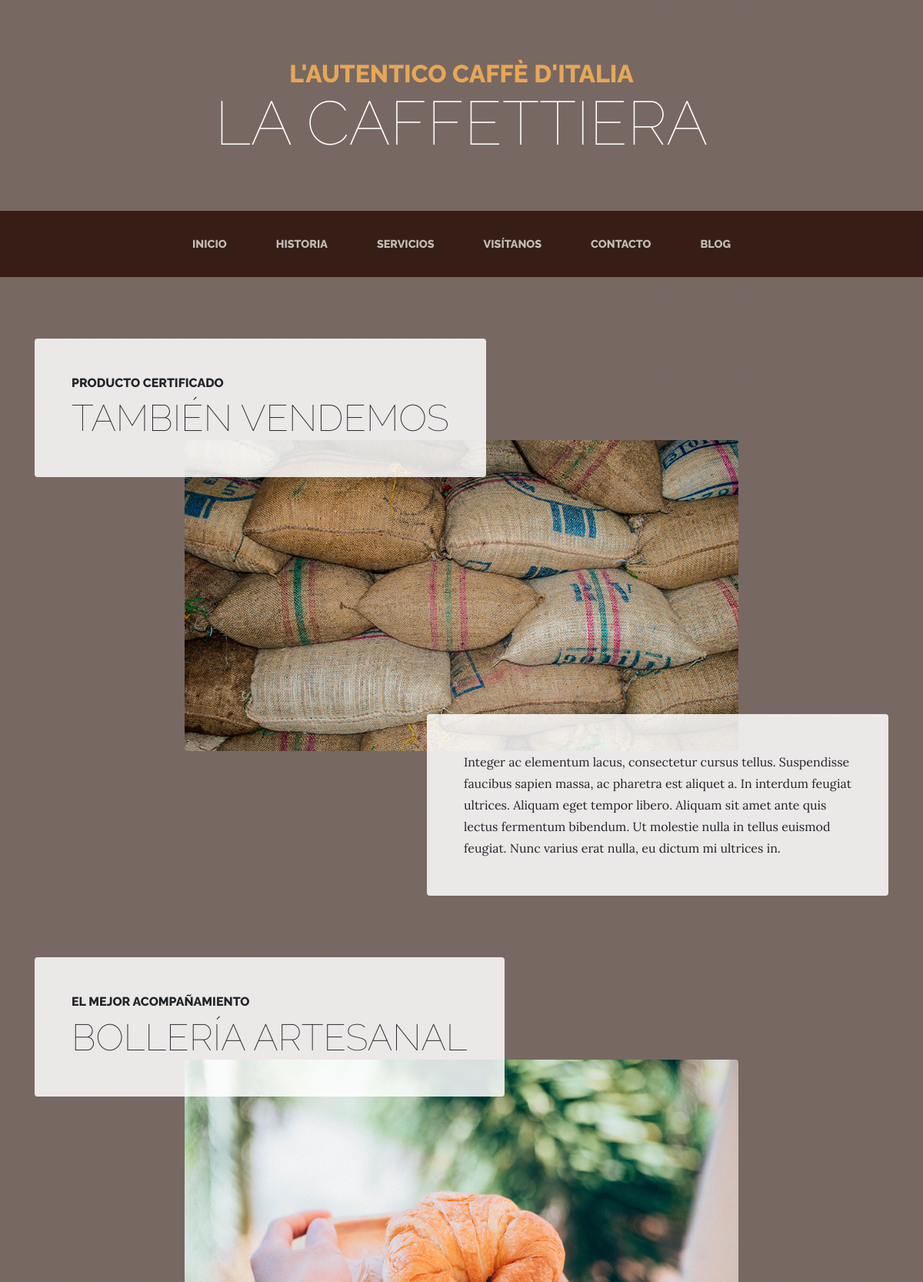
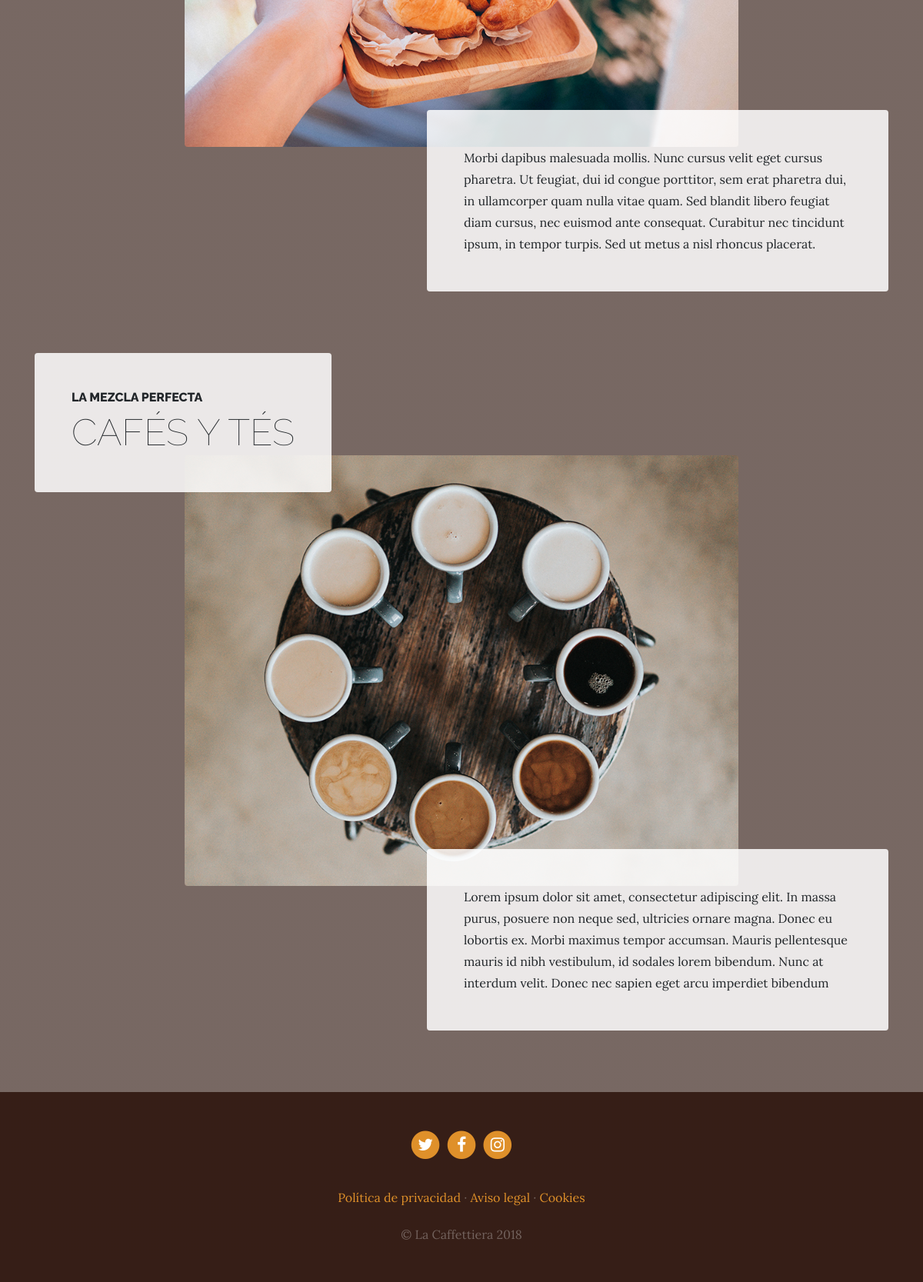
The app's page /services/services/ with its own data (2 pictures, top to bottom).
### services/models.py (models this page shows, shortened)
class Service(models.Model):
    title = models.CharField(max_length=200, verbose_name="Titulo")
    subtitle = models.CharField(max_length=200, verbose_name="Subtitulo")
    content = models.TextField(verbose_name="Contenido")
    image = models.ImageField(verbose_name="Imagen", upload_to="services")
    created = models.DateTimeField(auto_now_add=True, verbose_name="Fecha de creacion")
    updated = models.DateTimeField(auto_now=True, verbose_name="Fecha de edicion")
    class Meta:
        verbose_name = "servicio"
        verbose_name_plural = "servicios"
        ordering = ['-created']

### services/views.py (the view)
# urls.py: path('services/', include('services.urls')),
def services(request):
    services = Service.objects.all()
    return render(request, "services/services.html", {'services':services})

### social/processors.py (called while the page is built)
def ctx_dict(request):
    ctx = {}
    links = Link.objects.all()
    for link in links:
        ctx[link.key] = link.url
    return ctx

### services/templates/services/services.html (shortened to what this page needs)
{% extends 'core/base.html' %}
{% load static %}
{% block content %}
{% for service in services %}
<section class="page-section">
  <div class="container">
    <div class="product-item">
      <div class="product-item-title d-flex">
        <div class="bg-faded p-5 d-flex mr-auto rounded">
          <h2 class="section-heading mb-0">
            <span class="section-heading-upper">{{service.subtitle}}</span>
            <span class="section-heading-lower">{{service.title}}</span>
          </h2>
        </div>
      </div>
      <img class="product-item-img mx-auto d-flex rounded img-fluid mb-3 mb-lg-0" src="{{service.image.url}}" alt="">
      <div class="product-item-description d-flex ml-auto">
        <div class="bg-faded p-5 rounded">
          <p class="mb-0">{{service.content}}</p>
        </div>
      </div>
    </div>
  </div>
</section>
{% endfor %}
{% endblock %}

### core/templates/core/base.html (shortened to what this page needs)
<!DOCTYPE html>
<html lang="es">
  <head>
    {% load static %}
    <link href="{% static 'core/vendor/bootstrap/css/bootstrap.min.css' %}" rel="stylesheet">
    <link href="{% static 'core/vendor/font-awesome/css/font-awesome.min.css' %}" rel="stylesheet" type="text/css">
    <link href="{% static 'core/css/business-casual.css' %}" rel="stylesheet">
  </head>
  <body>
    <h1 class="site-heading text-center text-white d-none d-lg-block">
      <span class="site-heading-upper text-primary mb-3">L'autentico caffè d'italia</span>
      <span class="site-heading-lower">La Caffettiera</span>
    </h1>
    <nav class="navbar navbar-expand-lg navbar-dark py-lg-4" id="mainNav">
      <div class="container">
        <div class="collapse navbar-collapse" id="navbarResponsive">
          <ul class="navbar-nav mx-auto">
            <li class="nav-item {% if request.path == '/' %}active{% endif %} px-lg-4">
              <a class="nav-link text-uppercase text-expanded" href="{% url 'home' %}">Inicio</a>
            </li>
            <li class="nav-item px-lg-4 {% if request.path == '/about/' %}active{% endif %}">
              <a class="nav-link text-uppercase text-expanded" href="{% url 'about' %}">Historia</a>
            </li>
            <li class="nav-item px-lg-4 {% if request.path == '/services/' %}active{% endif %}">
              <a class="nav-link text-uppercase text-expanded" href="{% url 'services' %}">Servicios</a>
            </li>
            <li class="nav-item px-lg-4 {% if request.path == '/store/' %}active{% endif %}">
              <a class="nav-link text-uppercase text-expanded" href="{% url 'store' %}">Visítanos</a>
            </li>
            <li class="nav-item px-lg-4 {% if request.path == '/contact/' %}active{% endif %}">
              <a class="nav-link text-uppercase text-expanded" href="{% url 'contact' %}">Contacto</a>
            </li>
            <li class="nav-item px-lg-4 {% if request.path|slice:":6" == '/blog/' %}active{% endif %}">
              <a class="nav-link text-uppercase text-expanded" href="{% url 'blog' %}">Blog</a>
            </li>
          </ul>
        </div>
      </div>
    </nav>
    {% block content %} {% endblock %}
    <footer class="footer text-faded text-center py-5">
      <div class="container">
        <p class="m-0">
        {% if LINK_TWITTER %}
	        <a href="{{LINK_TWITTER}}" class="link">
	          <span class="fa-stack fa-lg">
	            <i class="fa fa-circle fa-stack-2x"></i>
	            <i class="fa fa-twitter fa-stack-1x fa-inverse"></i>
	          </span>
	        </a>
        {% endif %}
          {% if LINK_FACEBOOK %}
	        <a href="{{LINK_FACEBOOK}}" class="link">
	          <span class="fa-stack fa-lg">
	            <i class="fa fa-circle fa-stack-2x"></i>
	            <i class="fa fa-facebook fa-stack-1x fa-inverse"></i>
	          </span>
	        </a>
        {% endif %}
        {% if LINK_INSTAGRAM %}
	        <a href="{{LINK_INSTAGRAM}}" class="link">
	          <span class="fa-stack fa-lg">
	            <i class="fa fa-circle fa-stack-2x"></i>
	            <i class="fa fa-instagram fa-stack-1x fa-inverse"></i>
	          </span>
	        </a>
        {% endif %}
	    </p>
        <p class="m-0 mbt">
        	<a href="sample.html" class="link">Política de privacidad</a> ·
        	<a href="sample.html" class="link">Aviso legal</a> ·
        	<a href="sample.html" class="link">Cookies</a>
		</p>
        <p class="m-0 mbt1">&copy; La Caffettiera 2018</p>
      </div>
	</footer>
  </body>
</html>

### core/static/core/css/business-casual.css (style rules this page uses)
body { font-family: 'Lora'; background: linear-gradient(rgba(47, 23, 15, 0.65), rgba(47, 23, 15, 0.65)), url("../img/bg.jpg"); background-attachment: fixed; background-position: center; background-size: cover; }
h1, h2, h3, h4, h5, h6 { font-family: 'Raleway'; }
p { line-height: 1.75; }
.text-faded { color: rgba(255, 255, 255, 0.3); }
.site-heading { margin-top: 5rem; margin-bottom: 5rem; text-transform: uppercase; line-height: 1; font-family: 'Raleway'; }
.site-heading .site-heading-upper { display: block; font-size: 2rem; font-weight: 800; }
.site-heading .site-heading-lower { font-size: 5rem; font-weight: 100; line-height: 4rem; }
.page-section { margin-top: 5rem; margin-bottom: 5rem; }
.section-heading { text-transform: uppercase; }
.section-heading .section-heading-upper { display: block; font-size: 1rem; font-weight: 800; padding-bottom:.5rem; }
.section-heading .section-heading-lower { display: block; font-size: 3rem; font-weight: 100; }
.bg-faded { background-color: rgba(255, 255, 255, 0.85); }
#mainNav { background-color: rgba(47, 23, 15, 0.9); font-family: 'Raleway'; }
#mainNav .navbar-nav .nav-item .nav-link { color: rgba(255, 255, 255, 0.7); font-weight: 800; }
@media (min-width: 992px) { #mainNav .navbar-nav .nav-item .nav-link { font-size: 0.9rem; } }
@media (min-width: 992px) { .product-item .product-item-title { position: relative; z-index: 1; margin-bottom: -3rem; } }
@media (min-width: 992px) { .product-item .product-item-img { position: relative; z-index: 0; max-width: 60vw; } }
@media (min-width: 992px) { .product-item .product-item-description { position: relative; z-index: 1; margin-top: -3rem; max-width: 50vw; } }
.footer { background-color: rgba(47, 23, 15, 0.9); }
.text-primary { color: #e6a756 !important; }
.mbt { padding-top: 2rem; }
.mbt1 { padding-top: 1.25rem; }
a.link { color: #df902a; }

### records on screen
Service: subtitle "PRODUCTO CERTIFICADO", title "TAMBIÉN VENDEMOS", image (picture), content "Integer ac elementum lacus, consectetur cursus tellus. Suspendisse faucibus sapien massa, ac pharetra est aliquet a. In interdum feugiat ultrices. Aliquam eget tempor libero. Aliquam sit amet ante quis lectus fermentum bibendum. Ut molestie nulla in tellus euismod feugiat. Nunc varius erat nulla, eu dictum mi ultrices in."
Service: subtitle "EL MEJOR ACOMPAÑAMIENTO", title "BOLLERÍA ARTESANAL", image (picture), content "Morbi dapibus malesuada mollis. Nunc cursus velit eget cursus pharetra. Ut feugiat, dui id congue porttitor, sem erat pharetra dui, in ullamcorper quam nulla vitae quam. Sed blandit libero feugiat diam cursus, nec euismod ante consequat. Curabitur nec tincidunt ipsum, in tempor turpis. Sed ut metus a nisl rhoncus placerat."
Service: subtitle "LA MEZCLA PERFECTA", title "CAFÉS Y TÉS", image (picture), content "Lorem ipsum dolor sit amet, consectetur adipiscing elit. In massa purus, posuere non neque sed, ultricies ornare magna. Donec eu lobortis ex. Morbi maximus tempor accumsan. Mauris pellentesque mauris id nibh vestibulum, id sodales lorem bibendum. Nunc at interdum velit. Donec nec sapien eget arcu imperdiet bibendum"
